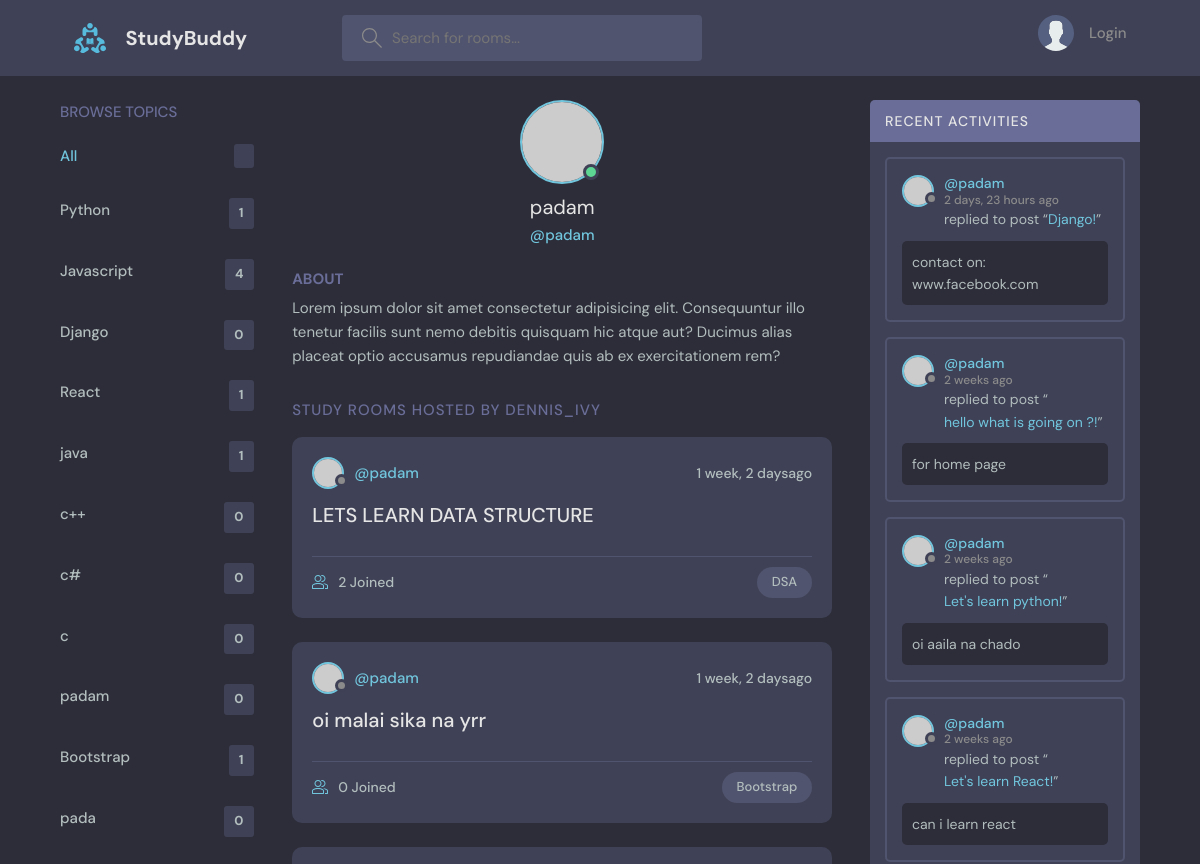
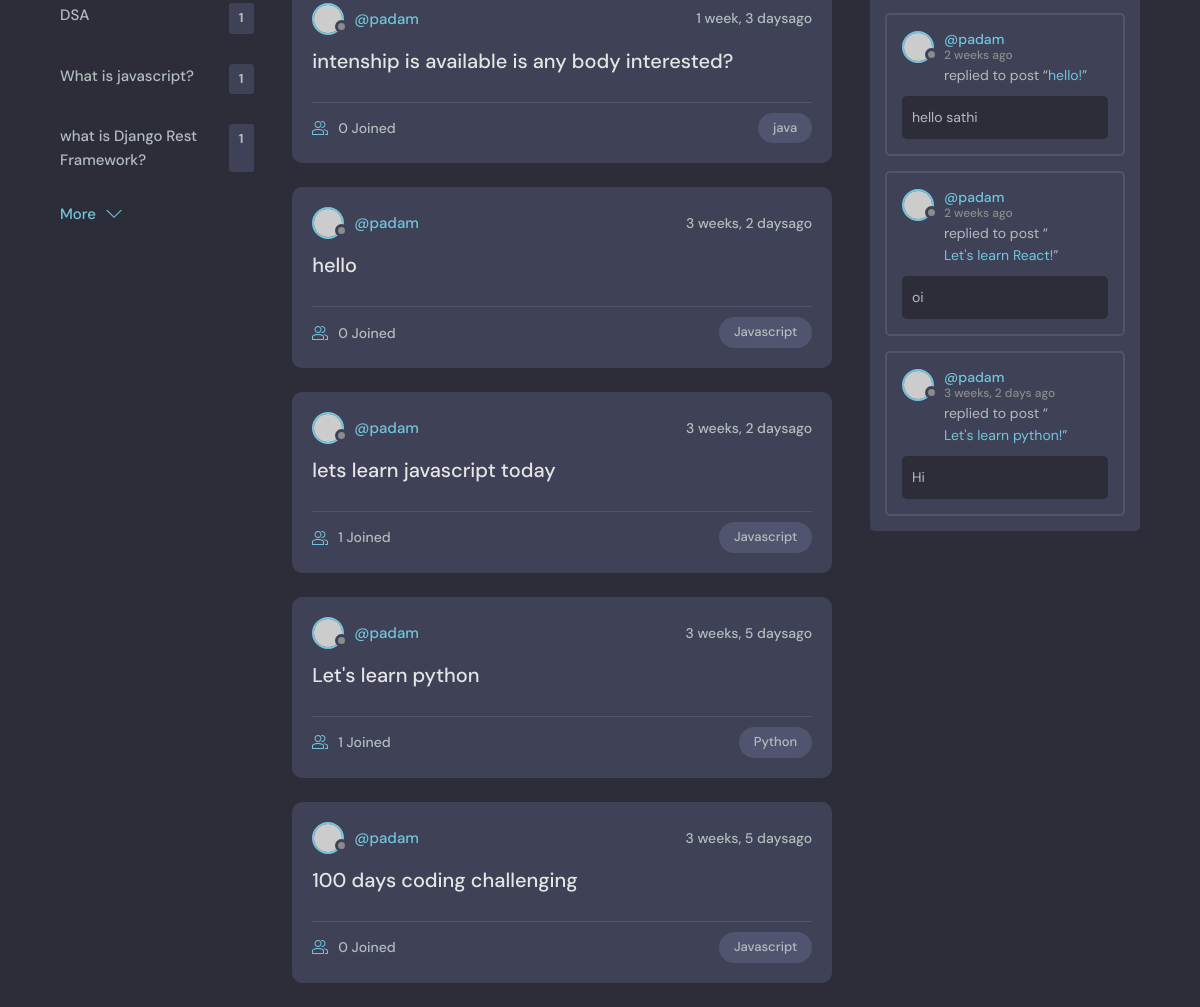
The app's page /userProfile/1/ with its own data (2 pictures, top to bottom).
### base/models.py (models this page shows, shortened)
class Topic(models.Model):
    name = models.CharField(max_length=200)

class Room(models.Model):
    host = models.ForeignKey(User,on_delete = models.SET_NULL,null = True)
    topic = models.ForeignKey(Topic,on_delete = models.SET_NULL,null = True)
    name = models.CharField(max_length=200)
    description = models.TextField(null= True,blank = True) #null= true or black= true -- means it cannot be null and black
    participants = models.ManyToManyField(User,related_name='participants' ,blank=True)
    updated = models.DateTimeField(auto_now = True)#it take timestamp everytime whenever updated
    created = models.DateTimeField(auto_now_add = True) #it takes timestapm at the beginning only
    class Meta:
        ordering = ['-updated','-created'] # (-) will make the ordering of lettest item at beginning
    def __str__(self):
        return self.name

class Message(models.Model):
    user = models.ForeignKey(User,on_delete = models.CASCADE)
    room = models.ForeignKey(Room,on_delete=models.CASCADE) #0n_delete= models.CASCADE =>means all the child messages will be deleted
    body= models.TextField()
    updated = models.DateField(auto_now = True)
    created = models.DateTimeField(auto_now_add = True)
    class Meta:
        ordering = ['-updated','-created']

### base/views.py (the view)
# urls.py: path('userProfile/<str:pk>/',views.userProfile,name="userProfile"),
def userProfile(request,pk):
    user = User.objects.get(id=pk)
    rooms = user.room_set.all()
    room_message = user.message_set.all()
    topic = Topic.objects.all()
    context = {
        'user':user,
        'rooms':rooms,
        'room_message':room_message,
        'topic':topic
    }
    return render(request,'base/profile.html',context)

### base/templates/base/profile.html (shortened to what this page needs)
{% extends 'main.html' %}
{% block content %}
  <main class="profile-page layout layout--3">
    <div class="container">
      {% include 'base/topics_components.html' %}
      <div class="roomList">
        <div class="profile">
          <div class="profile__avatar">
            <div class="avatar avatar--large active">
              <img src="https://randomuser.me/api/portraits/men/11.jpg" />
            </div>
          </div>
          <div class="profile__info">
            <h3>{{user.username}}</h3>
            <p>@{{user.username}}</p>
          </div>
          <div class="profile__about">
            <h3>About</h3>
            <p>
              Lorem ipsum dolor sit amet consectetur adipisicing elit. Consequuntur illo tenetur
              facilis sunt nemo debitis quisquam hic atque aut? Ducimus alias placeat optio
              accusamus repudiandae quis ab ex exercitationem rem?
            </p>
          </div>
        </div>
        <div class="roomList__header">
          <div>
            <h2>Study Rooms Hosted by dennis_ivy</a>
            </h2>
          </div>
        </div>
        {% include 'base/feed_components.html' %}
      </div>
      {% include 'base/activity_components.html' %}
    </div>
  </main>
{% endblock content %}

### base/templates/base/topics_components.html
<div class="topics">
    <div class="topics__header">
      <h2>Browse Topics</h2>
    </div>
    <ul class="topics__list">
      <li>
        <a href="{% url 'home' %}" class="active">All <span>{{topics.count}}</span></a>
      </li>
      {% for topics in topic %}
      <li>
        <a href="{% url 'home' %}?q={{topics.name}}">{{topics.name}} <span>{{topics.room_set.all.count}}</span></a>
      </li>
      {% endfor %}
    </ul>
    <a class="btn btn--link" href="{% url 'topicPage' %}">
      More
      <svg version="1.1" xmlns="http://www.w3.org/2000/svg" width="32" height="32" viewBox="0 0 32 32">
        <title>chevron-down</title>
        <path d="M16 21l-13-13h-3l16 16 16-16h-3l-13 13z"></path>
      </svg>
    </a>
  </div>

### base/templates/base/feed_components.html (shortened to what this page needs)
{% for i in rooms %}
<div class="roomListRoom">
    <div class="roomListRoom__header">
      <a href="{% url 'userProfile' i.host.id %}" class="roomListRoom__author">
        <div class="avatar avatar--small">
          <img src="https://randomuser.me/api/portraits/women/11.jpg" />
        </div>
        <span>@{{i.host.username}}</span>
      </a>
      <div class="roomListRoom__actions">
        <span>{{i.created |timesince}}ago</span>
      </div>
    </div>
    <div class="roomListRoom__content">
      <a href="{%  url 'room' i.id %}">{{i.name}}</a>
    </div>
    <div class="roomListRoom__meta">
      <a href="{%  url 'room' i.id %}" class="roomListRoom__joined">
        {{i.participants.all.count}} Joined
      </a>
      <p class="roomListRoom__topic">{{i.topic.name}}</p>
    </div>
  </div>
{% endfor %}

### base/templates/base/activity_components.html (shortened to what this page needs)
<div class="activities">
    <div class="activities__header">
      <h2>Recent Activities</h2>
    </div>
    {% for message in room_message %}
    <div class="activities__box">
      <div class="activities__boxHeader roomListRoom__header">
        <a href=" {% url 'userProfile' message.user.id %}" class="roomListRoom__author">
          <div class="avatar avatar--small">
            <img src="https://randomuser.me/api/portraits/women/11.jpg" />
          </div>
          <p>
            @{{message.user}}
            <span>{{message.created|timesince}} ago</span>
          </p>
        </a>
      </div>
      <div class="activities__boxContent">
        <p>replied to post “<a href="{% url 'room' message.room.id %}">{{message.room}}!</a>”</p>
        <div class="activities__boxRoomContent">
         {{message.body}}
        </div>
      </div>
    </div>
    {% endfor %}
  </div>

### records on screen
Topic: name "Python", room_set.all.count "1"
Topic: name "Javascript", room_set.all.count "4"
Topic: name "Django", room_set.all.count "0"
Topic: name "React", room_set.all.count "1"
Topic: name "java", room_set.all.count "1"
Topic: name "c++", room_set.all.count "0"
Topic: name "c#", room_set.all.count "0"
Topic: name "c", room_set.all.count "0"
Topic: name "padam", room_set.all.count "0"
Topic: name "Bootstrap", room_set.all.count "1"
Topic: name "pada", room_set.all.count "0"
Topic: name "DSA", room_set.all.count "1"
Topic: name "What is javascript?", room_set.all.count "1"
Topic: name "what is Django Rest Framework?", room_set.all.count "1"
Room: host.username "padam", created "1 week, 2 days", name "LETS LEARN DATA STRUCTURE", participants.all.count "2", topic.name "DSA"
Room: host.username "padam", created "1 week, 2 days", name "oi malai sika na yrr", participants.all.count "0", topic.name "Bootstrap"
Room: host.username "padam", created "1 week, 3 days", name "intenship is available is any body interested?", participants.all.count "0", topic.name "java"
Room: host.username "padam", created "3 weeks, 2 days", name "hello", participants.all.count "0", topic.name "Javascript"
Room: host.username "padam", created "3 weeks, 2 days", name "lets learn javascript today", participants.all.count "1", topic.name "Javascript"
Room: host.username "padam", created "3 weeks, 5 days", name "Let's learn python", participants.all.count "1", topic.name "Python"
Room: host.username "padam", created "3 weeks, 5 days", name "100 days coding challenging", participants.all.count "0", topic.name "Javascript"
Message: user "padam", created "2 days, 23 hours", room "Django", body "contact on: www.facebook.com"
Message: user "padam", created "2 weeks", room "hello what is going on ?", body "for home page"
Message: user "padam", created "2 weeks", room "Let's learn python", body "oi aaila na chado"
Message: user "padam", created "2 weeks", room "Let's learn React", body "can i learn react"
Message: user "padam", created "2 weeks", room "hello", body "hello sathi"
Message: user "padam", created "2 weeks", room "Let's learn React", body "oi"
Message: user "padam", created "3 weeks, 2 days", room "Let's learn python", body "Hi"

### other values on screen
{{ user.username }} "padam"
